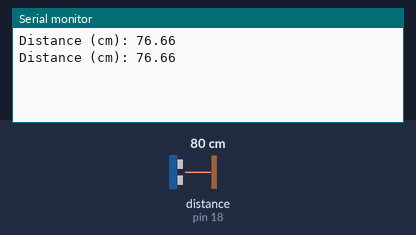
The sketch below on a simulated Arduino Uno, built with avr-gcc and run on an emulated ATmega328P. On the bench: the last lines printed to the serial monitor. Wiring (inferred from the names in the program): ultrasonic range finder: trigger pin 5; echo pin 18. The inputs (shaded band) are chosen by the test bench; at power-on: distance to the obstacle (sensor on pin 18) 80 cm. The echo pulse lasts 58.3 µs per cm.

Above: at 1.8 s.
1.9 s: distance to the obstacle (sensor on pin 18) set to 2 cm
At 2.5 s:
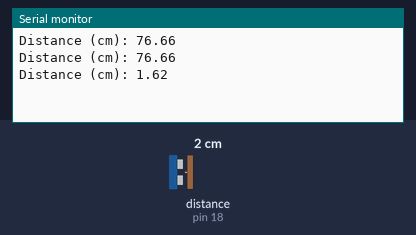
3.4 s: distance to the obstacle (sensor on pin 18) set to 4 cm
At 4.8 s:
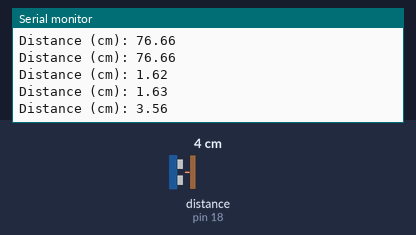
Timing chart, 0 to 6.4 s (numbered marks = the images above; inputs shaded):
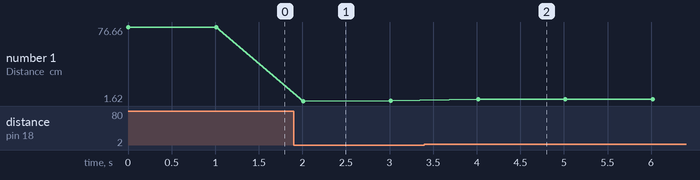

The sketch:

distancecheck.ino
```cpp
const int trigPin = 5;
const int echoPin = 18;

#define SOUND_SPEED 0.033

long duration;
float distanceCm;

void setup() {
  Serial.begin(115200);
  pinMode(trigPin, OUTPUT);
  pinMode(echoPin, INPUT);
}

void loop() {
  digitalWrite(trigPin, LOW);
  delayMicroseconds(2);
  digitalWrite(trigPin, HIGH);
  delayMicroseconds(10);
  digitalWrite(trigPin, LOW);

  duration = pulseIn(echoPin, HIGH);
  distanceCm = duration * SOUND_SPEED/2;
  Serial.print("Distance (cm): ");
  Serial.println(distanceCm);


  delay(1000);
}
```

Measured:
- after the input at 1.9 s, the serial monitor: prints a new line after 0.11 s (image 1)
- after the input at 3.4 s, the serial monitor: prints a new line after 0.61 s (image 2)
- plotted number 1: 76.66 → 1.63 after the input at 1.9 s, 1.63 → 3.56 after the input at 3.4 s
